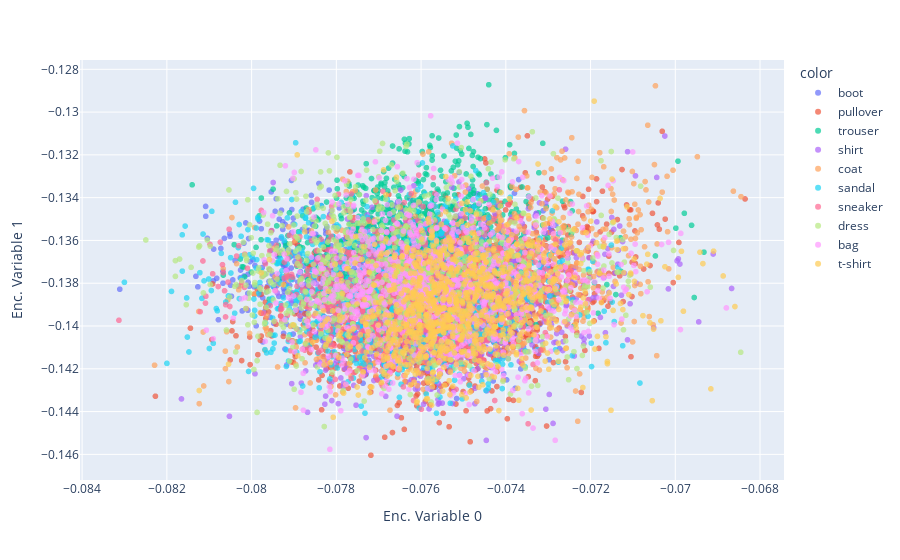

The cell this chart's notebook holds for it:
### Code cell
untrained_model = autoencoder(2)
untrained_model.to(device)
untrained_model.plot_encodedspace()

### Figure 1 — Plotly figure (JSON) as saved in the notebook; plotly's stock layout.template omitted (floating-point values rounded to 4 significant figures; data arrays with more than 128 entries replaced by an {"elided": "..."} marker saying what was removed)
{"data": [{"hovertemplate": "color=boot<br>Enc. Variable 0=%{x}<br>Enc. Variable 1=%{y}<extra></extra>", "legendgroup": "boot", "marker": {"color": "#636efa", "opacity": 0.7, "symbol": "circle"}, "mode": "markers", "name": "boot", "showlegend": true, "type": "scattergl", "x": {"elided": "1000 float values"}, "xaxis": "x", "y": {"elided": "1000 float values"}, "yaxis": "y"}, {"hovertemplate": "color=pullover<br>Enc. Variable 0=%{x}<br>Enc. Variable 1=%{y}<extra></extra>", "legendgroup": "pullover", "marker": {"color": "#EF553B", "opacity": 0.7, "symbol": "circle"}, "mode": "markers", "name": "pullover", "showlegend": true, "type": "scattergl", "x": {"elided": "1000 float values"}, "xaxis": "x", "y": {"elided": "1000 float values"}, "yaxis": "y"}, {"hovertemplate": "color=trouser<br>Enc. Variable 0=%{x}<br>Enc. Variable 1=%{y}<extra></extra>", "legendgroup": "trouser", "marker": {"color": "#00cc96", "opacity": 0.7, "symbol": "circle"}, "mode": "markers", "name": "trouser", "showlegend": true, "type": "scattergl", "x": {"elided": "1000 float values"}, "xaxis": "x", "y": {"elided": "1000 float values"}, "yaxis": "y"}, {"hovertemplate": "color=shirt<br>Enc. Variable 0=%{x}<br>Enc. Variable 1=%{y}<extra></extra>", "legendgroup": "shirt", "marker": {"color": "#ab63fa", "opacity": 0.7, "symbol": "circle"}, "mode": "markers", "name": "shirt", "showlegend": true, "type": "scattergl", "x": {"elided": "1000 float values"}, "xaxis": "x", "y": {"elided": "1000 float values"}, "yaxis": "y"}, {"hovertemplate": "color=coat<br>Enc. Variable 0=%{x}<br>Enc. Variable 1=%{y}<extra></extra>", "legendgroup": "coat", "marker": {"color": "#FFA15A", "opacity": 0.7, "symbol": "circle"}, "mode": "markers", "name": "coat", "showlegend": true, "type": "scattergl", "x": {"elided": "1000 float values"}, "xaxis": "x", "y": {"elided": "1000 float values"}, "yaxis": "y"}, {"hovertemplate": "color=sandal<br>Enc. Variable 0=%{x}<br>Enc. Variable 1=%{y}<extra></extra>", "legendgroup": "sandal", "marker": {"color": "#19d3f3", "opacity": 0.7, "symbol": "circle"}, "mode": "markers", "name": "sandal", "showlegend": true, "type": "scattergl", "x": {"elided": "1000 float values"}, "xaxis": "x", "y": {"elided": "1000 float values"}, "yaxis": "y"}, {"hovertemplate": "color=sneaker<br>Enc. Variable 0=%{x}<br>Enc. Variable 1=%{y}<extra></extra>", "legendgroup": "sneaker", "marker": {"color": "#FF6692", "opacity": 0.7, "symbol": "circle"}, "mode": "markers", "name": "sneaker", "showlegend": true, "type": "scattergl", "x": {"elided": "1000 float values"}, "xaxis": "x", "y": {"elided": "1000 float values"}, "yaxis": "y"}, {"hovertemplate": "color=dress<br>Enc. Variable 0=%{x}<br>Enc. Variable 1=%{y}<extra></extra>", "legendgroup": "dress", "marker": {"color": "#B6E880", "opacity": 0.7, "symbol": "circle"}, "mode": "markers", "name": "dress", "showlegend": true, "type": "scattergl", "x": {"elided": "1000 float values"}, "xaxis": "x", "y": {"elided": "1000 float values"}, "yaxis": "y"}, {"hovertemplate": "color=bag<br>Enc. Variable 0=%{x}<br>Enc. Variable 1=%{y}<extra></extra>", "legendgroup": "bag", "marker": {"color": "#FF97FF", "opacity": 0.7, "symbol": "circle"}, "mode": "markers", "name": "bag", "showlegend": true, "type": "scattergl", "x": {"elided": "1000 float values"}, "xaxis": "x", "y": {"elided": "1000 float values"}, "yaxis": "y"}, {"hovertemplate": "color=t-shirt<br>Enc. Variable 0=%{x}<br>Enc. Variable 1=%{y}<extra></extra>", "legendgroup": "t-shirt", "marker": {"color": "#FECB52", "opacity": 0.7, "symbol": "circle"}, "mode": "markers", "name": "t-shirt", "showlegend": true, "type": "scattergl", "x": {"elided": "1000 float values"}, "xaxis": "x", "y": {"elided": "1000 float values"}, "yaxis": "y"}], "layout": {"autosize": true, "legend": {"title": {"text": "color"}, "tracegroupgap": 0}, "margin": {"t": 60}, "xaxis": {"anchor": "y", "autorange": true, "domain": [0, 1], "range": [-0.08404, -0.06745], "title": {"text": "Enc. Variable 0"}, "type": "linear"}, "yaxis": {"anchor": "x", "autorange": true, "domain": [0, 1], "range": [-0.1474, -0.1274], "title": {"text": "Enc. Variable 1"}, "type": "linear"}}}
